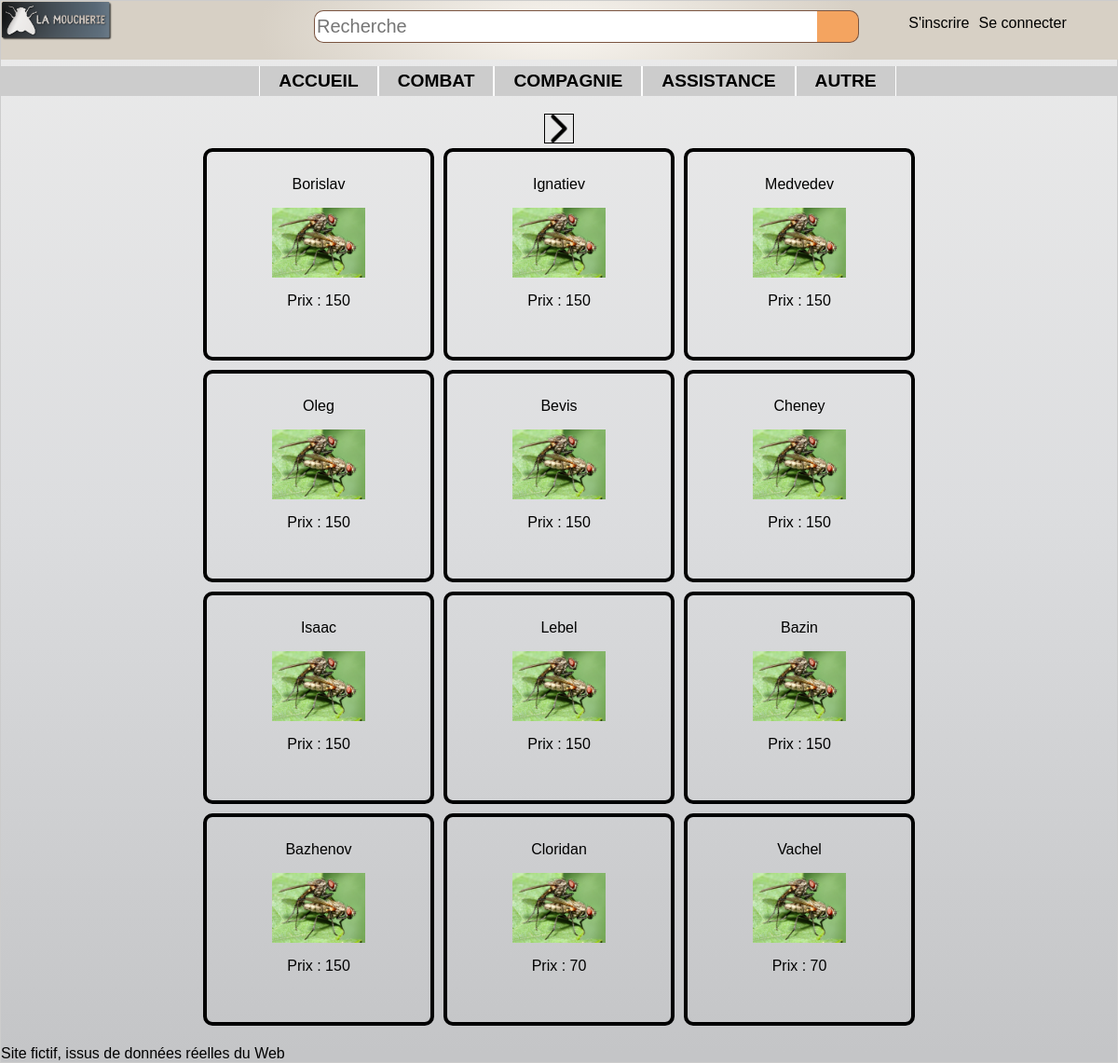
/controler/main.ctrl.php, run on the app's committed database.
### tables this page shows
CREATE TABLE categorie (
	id INTEGER PRIMARY KEY,
	nom TEXT,
	pere INTEGER,
	FOREIGN KEY(pere) REFERENCES categorie(id)
);

CREATE TABLE article (
	ref INTEGER PRIMARY KEY,
	libelle TEXT,
	description TEXT,
	categorie INTEGER,
	prix REAL,
	image TEXT,
	FOREIGN KEY(categorie) REFERENCES categorie(id)
);

### controler/articles.ctrl.php (called while the page is built, shortened)
<?php
if (isset($_GET['cat']))
  $cat = $_GET['cat'];
else
  $cat = 0;
if (isset($_GET['ref'])){
  $ref = $_GET['ref'];
  if (isset($_GET['pred'])){
    $articles = $dao->prec($ref, $cat);
  }elseif (isset($_GET['next'])){
    $articles = $dao->next($ref, $cat);
  }
}else{
  $articles = $dao-> firstN($cat);
}
$next = $dao->next(end($articles)->ref, $cat);
$okNext = (sizeof($next)>0) ? true : false;
include("../view/articles.view.php");
?>

### model/DAO.class.php (called while the page is built, shortened)
<?php
    $dao = new DAO();
    class DAO {
        private $db;
        function __construct() {
            try {
              $this->db = new PDO('sqlite:../data/db/lamoucherie.db');
            }
            catch (PDOException $e){
              die("erreur de connexion:".$e->getMessage());
            }
        }
        function getAllCat() : array {
            $catPere = "SELECT * FROM categorie WHERE id=pere";
            $descripteur = $this->db->query($catPere);
            $resCatPere = $descripteur->fetchAll(PDO::FETCH_CLASS, 'Categorie');
            $resultat = array();
            foreach ($resCatPere as $key => $value) {
              $sousCatPere = "SELECT * FROM categorie WHERE pere=$value->id AND id!=pere";
              $descripteur = $this->db->query($sousCatPere);
              $resSousCatPere = $descripteur->fetchAll(PDO::FETCH_CLASS, 'Categorie');
              array_unshift($resSousCatPere, $value);
              $resultat[] = $resSousCatPere;
            }
            return $resultat;
        }
        function firstN( int $cat) : array {
            if ($cat==0){
              $req = "SELECT * FROM article LIMIT 12";
            }else{
              if ($this->estUneCatPere($cat)==1){
                $req = "SELECT * FROM article WHERE categorie IN (select id FROM categorie WHERE pere=$cat) LIMIT 12";
              }else{
                $req = "SELECT * FROM article WHERE categorie=$cat LIMIT 12";
              }
            }
            $descripteur = $this->db->query($req);
            $result = $descripteur->fetchAll(PDO::FETCH_CLASS, 'Article');
            return $result;
        }
        function next(int $ref, int $cat) : array {
            if ($cat==0)
              $req = "SELECT * FROM (select * from article order by ref) WHERE ref >$ref LIMIT 12";
            else{
              if ($this->estUneCatPere($cat)==1){
                $req = "SELECT * FROM (select * from article order by ref) WHERE ref >$ref AND categorie IN (select id FROM categorie WHERE pere=$cat) LIMIT 12";
              }else{
                $req = "SELECT * FROM (select * from article order by ref) WHERE ref >$ref AND categorie=$cat LIMIT 12";
              }
            }
            $descripteur = $this->db->query($req);
            $result = $descripteur->fetchAll(PDO::FETCH_CLASS, 'Article');
            return $result;
        }
    }
    ?>

### view/articles.view.php (the view, shortened to what this page needs)
<?php
include("../view/header.php");
echo '<section class="parcourir">';
  if ($okNext){
    $refEnd = end($articles)->ref;
    echo "<a href=\"../controler/main.ctrl.php?next=1&cat=$cat&ref=$refEnd\"><img src=\"../view/design/right-arrow.png\" alt=\"Suivants\"></a>";
  }
echo '</section>';
echo '<section class="articles">';
  $PATH = '../view/imgArticles/';
  foreach ($articles as $key => $article) {
    $img = $PATH.$article->image;
    echo"<a href=\"../controler/main.ctrl.php?refArticle=$article->ref\">";
      echo '<article>';
        echo "<p>$article->libelle</p>";
        echo "<p><img src='$img' /></p>";
        echo "<p>Prix : $article->prix</p>";
      echo '</article>';
    echo"</a>";
  }
echo '</section>';
include("../view/footer.php");
?>

### view/header.php (shortened to what this page needs)
<html>
<head>
  <link rel="stylesheet" type="text/css" href="../view/design/style.css">
</head>
<body class="bridge">
  <header>
    <img src="../view/design/logo-moucherieTrans.png" alt="logo-moucherieTrans">
    <form class="formulaire" action="index.html" method="post">
      <input class="champ" type="text" placeholder="Recherche"/>
      <input class="bouton" type="button" value=" " />
    </form>
  </header>
  <nav class="connexion">
    <ul>
      <?php
          if ($userConnected){
            echo "<li>MON COMPTE";
              echo "<ul>";
                echo "<li><a href=\"../controler/main.ctrl.php?panier=1\">Mon panier</a></li>";
                echo "<li><a href=\"../controler/main.ctrl.php\">Information compte</a></li>";
                echo "<li><a href=\"../controler/main.ctrl.php?deconnexion=1\">Déconnexion</a></li>";
              echo "</ul>";
            echo "</li>";
          }else{
            echo "<li><a href=\"../controler/main.ctrl.php?inscription=1\">S'inscrire</a></li>";
            echo "<li><form action=\"../controler/main.ctrl.php\" method=\"get\">Se connecter";
            echo "</form></li>";
          }
       ?>
    </ul>
  </nav>
  <nav class="menu">
    <ul>
      <li><a href="../controler/main.ctrl.php">accueil</a></li>
      <?php
        foreach ($listeCategorie as $key => $value) {
          if (sizeof($value)>1){
            $catPere = $value[0]->nom;
            $numCat = $value[0]->id;
            echo"<li><a href=\"../controler/main.ctrl.php?cat=$numCat\">$catPere</a>";
            echo"</li>";
          }else{
            $catPere = $value[0]->nom;
            $numCat = $value[0]->id;
            echo"<li><a href=\"../controler/main.ctrl.php?cat=$numCat\">$catPere</a></li>";
          }
        }
      ?>
    </ul>
  </nav>

### view/design/style.css (style rules this page uses)
.bridge { background-image: -webkit-linear-gradient(top, #EBEBEB 0%, #DCDDDF 48%, #C4C5C7 99%); background-image: linear-gradient(-180deg, #EBEBEB 0%, #DCDDDF 48%, #C4C5C7 99%); margin: 0px; }
body { font-family: HelveticaNeueW01-Thin,HelveticaNeueW02-Thin,HelveticaNeueW10-35Thin,sans-serif; margin: auto; border: 1px solid #CCC; box-shadow: 10px 10px 5px #888888; }
header { font-size:large; font-weight: bolder; width: 100%; border-left: none; border-right: none; margin: 0px; margin-top: 0px; padding: 0px; display: flex; position: fixed; justify-content: space-between; background-image: -webkit-radial-gradient(27% 185%, #F9F6F1 0%, #D7D0C5 100%); background-image: radial-gradient(27% 185%, #F9F6F1 0%, #D7D0C5 100%); }
.formulaire { display:flex; justify-content: flex-start; width: 50%; height: 35px; margin-top: 10px; margin-right: 22%; }
.formulaire .champ { width: 90%; height:35px; background-color: #ffff; border: solid 1px #7a5440; border-right: solid 0px; border-radius: 10px; border-top-right-radius: 0px; border-bottom-right-radius: 0px; font-family: arial, verdana, sans-serif; font-size: 20px; margin: 0px; padding: 2px; }
.formulaire .bouton { background-color: #F4A460; background-repeat: no-repeat; border-radius: 10px,10px,0px,0px; width: 45px; height: 100%; padding: 0px; margin: 0px; border-left: solid 0px; border-radius: 10px; border-top-left-radius: 0px; border-bottom-left-radius: 0px; vertical-align: top; border: solid 1px #7a5440; border-left: solid 0px; }
.connexion { width: 300px; height: auto; position: fixed; top : 0px; right: 10px; }
.connexion ul { list-style-type:none; display : flex; justify-content: center; }
.connexion ul li a { display: inline-block; margin-right: 10px; }
header img { width: 10%; height: 50%; }
.menu ul { background: #CCCCCC; font-size: 1.2em; list-style-type:none; display : flex; justify-content: center; margin-top : 70px; font-weight: bold; text-transform: uppercase; color : black; }
.menu ul li a { display: inline-block; padding:5px 20px; border-left: 1px solid white; border-right: 1px solid white; }
li a:link { text-decoration:none; color : black; }
.parcourir a { margin : 0px 20px; border: 1px solid black; }
.parcourir a img { width: 30px; height: 30px; }
section { display: flex; margin: auto; flex-wrap: wrap; justify-content :center; max-width: 840px; }
.articles a { width: 220px; height: 200px; border: 4px solid black; border-radius: 10px; padding:10px; margin : 5px; text-align: center; }
.articles a:link { text-decoration:none; color : black; }
.articles article img { width: 100px; }

### data on the page
categorie: nom "COMBAT"
categorie: nom "COMPAGNIE"
categorie: nom "ASSISTANCE"
categorie: nom "AUTRE"
article: libelle "Borislav", image (picture), prix "150"
article: libelle "Ignatiev", image (picture), prix "150"
article: libelle "Medvedev", image (picture), prix "150"
article: libelle "Oleg", image (picture), prix "150"
article: libelle "Bevis", image (picture), prix "150"
article: libelle "Cheney", image (picture), prix "150"
article: libelle "Isaac", image (picture), prix "150"
article: libelle "Lebel", image (picture), prix "150"
article: libelle "Bazin", image (picture), prix "150"
article: libelle "Bazhenov", image (picture), prix "150"
article: libelle "Cloridan", image (picture), prix "70"
article: libelle "Vachel", image (picture), prix "70"
